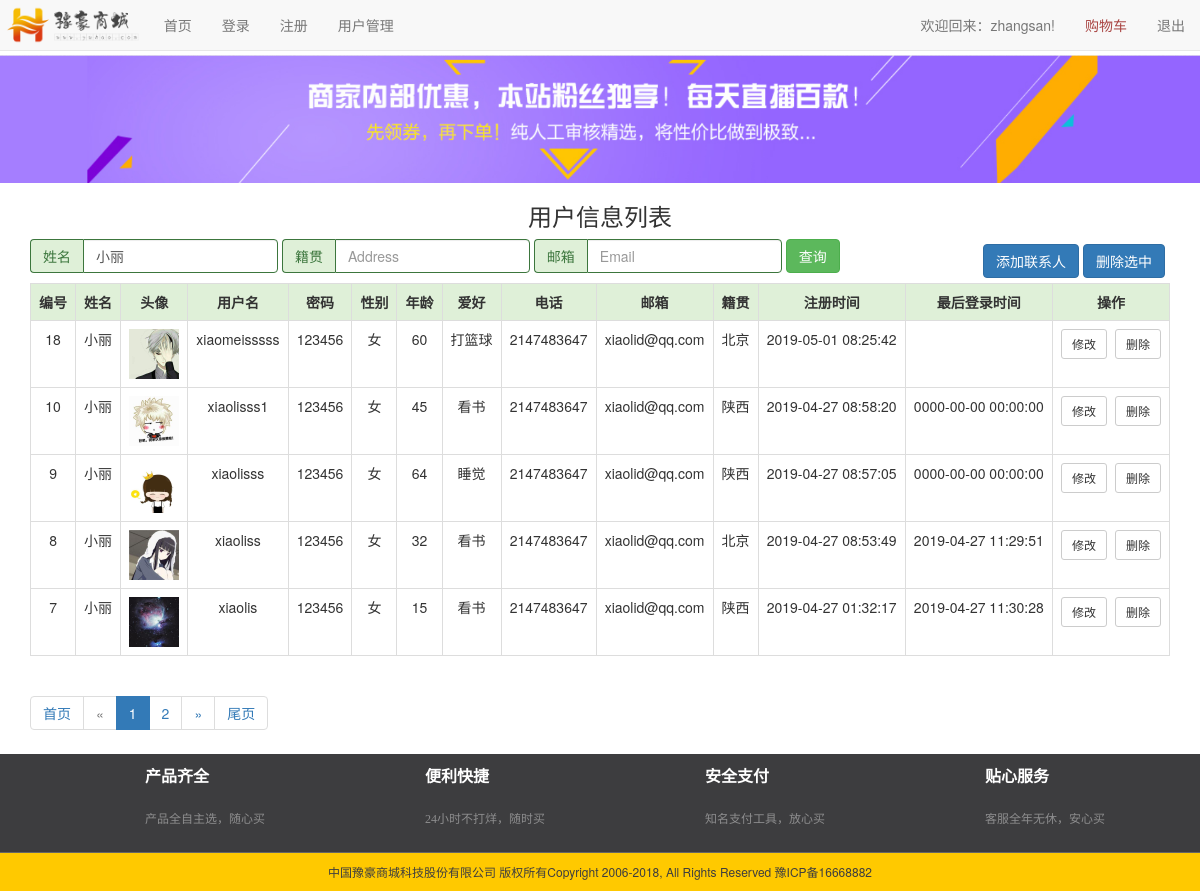
The app's page /qizhong/userlist.php?name=小丽 (signed in) with its own data.
### tables this page shows
CREATE TABLE IF NOT EXISTS `user` (
  `id` int(8) NOT NULL AUTO_INCREMENT COMMENT '自增用户ID',
  `username` varchar(27) NOT NULL COMMENT '用户登录名',
  `password` varchar(27) NOT NULL COMMENT '用户登陆密码',
  `name` varchar(27) DEFAULT NULL COMMENT '用户名',
  `gender` varchar(2) DEFAULT NULL COMMENT '性别',
  `age` int(5) DEFAULT NULL COMMENT '年龄',
  `hobby` varchar(27) DEFAULT NULL COMMENT '爱好',
  `tel` varchar(17) DEFAULT NULL COMMENT '电话',
  `email` varchar(27) DEFAULT NULL COMMENT '邮箱',
  `adress` varchar(42) DEFAULT NULL COMMENT '地址',
  `photo` varchar(50) DEFAULT NULL COMMENT '头像路径',
  `registertime` datetime DEFAULT NULL COMMENT '注册时间',
  `lastlogintime` datetime DEFAULT NULL COMMENT '最后登录时间',
  PRIMARY KEY (`id`),
  UNIQUE KEY `id` (`id`),
  UNIQUE KEY `id_2` (`id`)
);

### qizhong/userlist.php (the view, shortened to what this page needs)
<!DOCTYPE html>
<html lang="zh-CN">
<head>
    <link href="css/bootstrap.min.css" rel="stylesheet">
    <link href="css/com.wyh.css" rel="stylesheet">
</head>
<body>
<?php
$pdo = new PDO("mysql:host=localhost;dbname=php", "root", "root");
$sql = "select * from user where 1 = 1 ";
$name="";$address="";$email="";
if(isset($_GET["name"])&&$_GET["name"]!=""){
    $name=$_GET["name"];
    $sql.=" and name like '%$name%' ";
}
$data = $pdo->query($sql)->fetchAll();
$num = 5;
$count = count($data);
$w = ceil($count / $num);
$page = isset($_GET['page']) ? $_GET['page'] : 1;
$offset = ($page - 1) * $num;
$sql .= " limit $offset,{$num}";
$data = $pdo->query($sql)->fetchAll();
$p = ($page == 1) ? 0 : ($page - 1);
$n = ($page == $w) ? 0 : ($page + 1);
?>
<div class="container">
    <h3 style="text-align: center">用户信息列表</h3>
    <div style="float: left;">
        <form class="form-inline" action="#" method="get">
            <div class="input-group has-success">
                <span class="input-group-addon" id="basic-addon1">姓名</span>
                <input type="text" name="name" value="<?php echo $name ?>"  class="form-control" placeholder="Username" aria-describedby="basic-addon1">
            </div>
            <div class="input-group has-success">
                <span class="input-group-addon" id="basic-addon1">籍贯</span>
                <input type="text" name="address" value="<?php echo $address ?>" class="form-control" placeholder="Address" aria-describedby="basic-addon1">
            </div>
            <div class="input-group has-success">
                <span class="input-group-addon" id="basic-addon1">邮箱</span>
                <input type="text"  name="email" value="<?php echo $email ?>"  class="form-control" placeholder="Email" aria-describedby="basic-addon1">
            </div>
            <button type="submit" class="btn btn-success">查询</button>
        </form>
    </div>
    <div style="float: right;margin: 5px;">
        <a class="btn btn-primary" href="useradd.php">添加联系人</a>
        <a class="btn btn-primary" href="javascript:void(0);" id="delSelected">删除选中</a>
    </div>
    <table border="1" class="table table-bordered table-hover">
        <tr class="success">
            <th>编号</th>
            <th>姓名</th>
            <th>头像</th>
            <th>用户名</th>
            <th>密码</th>
            <th>性别</th>
            <th>年龄</th>
            <th>爱好</th>
            <th>电话</th>
            <th>邮箱</th>
            <th>籍贯</th>
            <th>注册时间</th>
            <th>最后登录时间</th>
            <th>操作</th>
        </tr>
        <?php foreach ($data as $row): ?>
        <tr>
            <td><?php echo $row["id"] ; ?></td>
            <td><?php echo $row["name"] ; ?></td>
            <td><img src="photo/<?php echo $row["photo"]?>" class="imgphoto"/></td>
            <td><?php echo $row['username']; ?></td>
            <td><?php echo $row["password"]; ?></td>
            <td><?php echo $row["gender"]; ?></td>
            <td><?php echo $row["age"]; ?></td>
            <td><?php echo $row["hobby"]; ?></td>
            <td><?php echo $row["tel"]; ?></td>
            <td><?php echo $row["email"]; ?></td>
            <td><?php echo $row["adress"]; ?></td>
            <td><?php echo $row["registertime"]; ?></td>
            <td><?php echo $row["lastlogintime"]; ?></td>
            <td>
                <a class="btn btn-default btn-sm" href="userupdate.php?id=<?php echo $row["id"] ?>">修改</a>&nbsp;
                <a class="btn btn-default btn-sm" href="javascript:deleteUser(<?php echo $row["id"] ?>)">删除</a>
            </td>
            </tr>
        <?php endforeach; ?>
    </table>
    <nav aria-label="Page navigation">
        <ul class="pagination">
            <?php
            echo "<li><a href='userlist.php?page=1&name=$name&address=$address&email=$email'>首页</a></li>";
            if ($p==0){
                echo " <li class=\"disabled\"><a href='userlist.php?page=1&name=$name&address=$address&email=$email' aria-label=\"Previous\">  <span aria-hidden=\"true\">&laquo;</span>
                  </a>
             </li>";
            }else{
                echo  " <li ><a href='userlist.php?page={$p}&name=$name&address=$address&email=$email' aria-label=\"Previous\">  <span aria-hidden=\"true\">&laquo;</span>
                  </a>
             </li>";
            }
            ?>
            <?php
            for($i=1;$i<=$w;$i++){
                if($i==$page){
                    echo "<li class=\"active\"><a href='userlist.php?page={$i}&name=$name&address=$address&email=$email'>$i</a></li>";
                }else{
                    echo "<li><a href='userlist.php?page={$i}&name=$name&address=$address&email=$email'>$i</a></li>";
                }
            }
            ?>
            <?php
            if ($p==$w-1){
                echo " <li class=\"disabled\"><a href='userlist.php?page={$w}&name=$name&address=$address&email=$email' aria-label=\"Previous\">  <span aria-hidden=\"true\">&raquo;</span>
                  </a>
             </li>";
            }else{
                echo  " <li ><a href='userlist.php?page={$n}&name=$name&address=$address&email=$email' aria-label=\"Previous\">  <span aria-hidden=\"true\">&raquo;</span>
                  </a>
             </li>";
            }
           echo "<li><a href='userlist.php?page=$w&name=$name&address=$address&email=$email'>尾页</a></li>";
            ?>
        </ul>
    </nav>
</div>
</body>
</html>

### qizhong/css/com.wyh.css (style rules this page uses)
body { padding-top: 55px; }
#footer { width: 100%; background: #3d3d3f; }
.footimg { overflow: hidden; margin: 0 auto; border-bottom: solid 1px #666; padding: 10px 85px; font-family: '微软雅黑'; }
.footimg dl { float: left; margin-bottom: 0; }
.footimg dd { margin: 4px 100px 0 60px; }
.footimg h1 { font-size: 16px; color: #fff; font-weight: bold; margin: 0; }
.footimg h2 { font-size: 12px; color: #8d8d8e; line-height: 26px; }
.foottext { width: 100%; height: 38px; line-height: 38px; background: #ffc900; color: #3d3d3f; text-align: center; font-size: 12px; }

### qizhong/userlist.php (style rules this page uses)
td, th { text-align: center; }
.imgphoto { height: 50px; width: 50px; }

### records on screen
user: id "18", name "小丽", photo (picture), username "xiaomeisssss", password "123456", gender "女", age "60", hobby "打篮球", tel "2147483647", email "xiaolid@qq.com", adress "北京", registertime "2019-05-01 08:25:42"
user: id "10", name "小丽", photo (picture), username "xiaolisss1", password "123456", gender "女", age "45", hobby "看书", tel "2147483647", email "xiaolid@qq.com", adress "陕西", registertime "2019-04-27 08:58:20", lastlogintime "0000-00-00 00:00:00"
user: id "9", name "小丽", photo (picture), username "xiaolisss", password "123456", gender "女", age "64", hobby "睡觉", tel "2147483647", email "xiaolid@qq.com", adress "陕西", registertime "2019-04-27 08:57:05", lastlogintime "0000-00-00 00:00:00"
user: id "8", name "小丽", photo (picture), username "xiaoliss", password "123456", gender "女", age "32", hobby "看书", tel "2147483647", email "xiaolid@qq.com", adress "北京", registertime "2019-04-27 08:53:49", lastlogintime "2019-04-27 11:29:51"
user: id "7", name "小丽", photo (picture), username "xiaolis", password "123456", gender "女", age "15", hobby "看书", tel "2147483647", email "xiaolid@qq.com", adress "陕西", registertime "2019-04-27 01:32:17", lastlogintime "2019-04-27 11:30:28"
